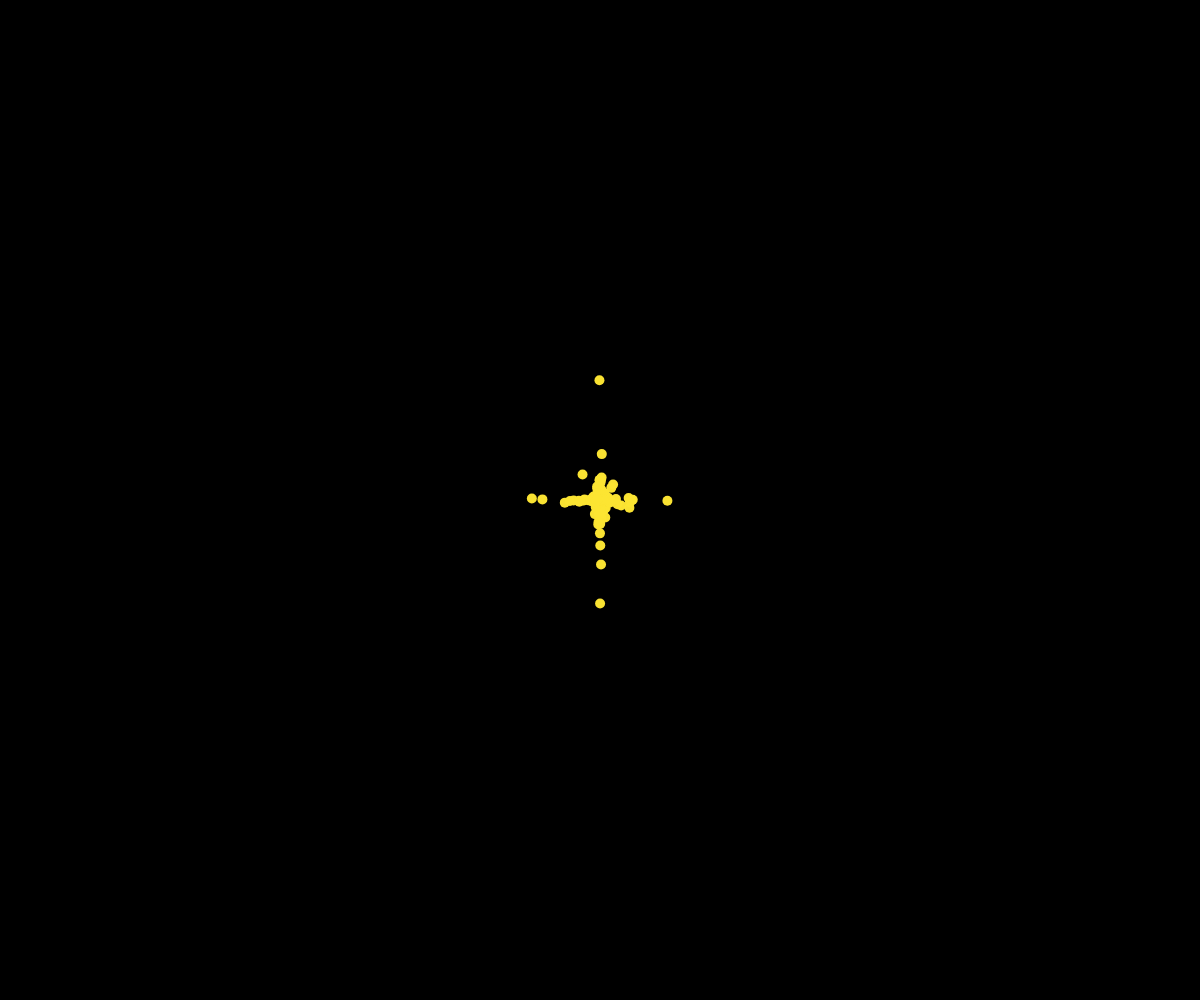
Frame 1 (no input)
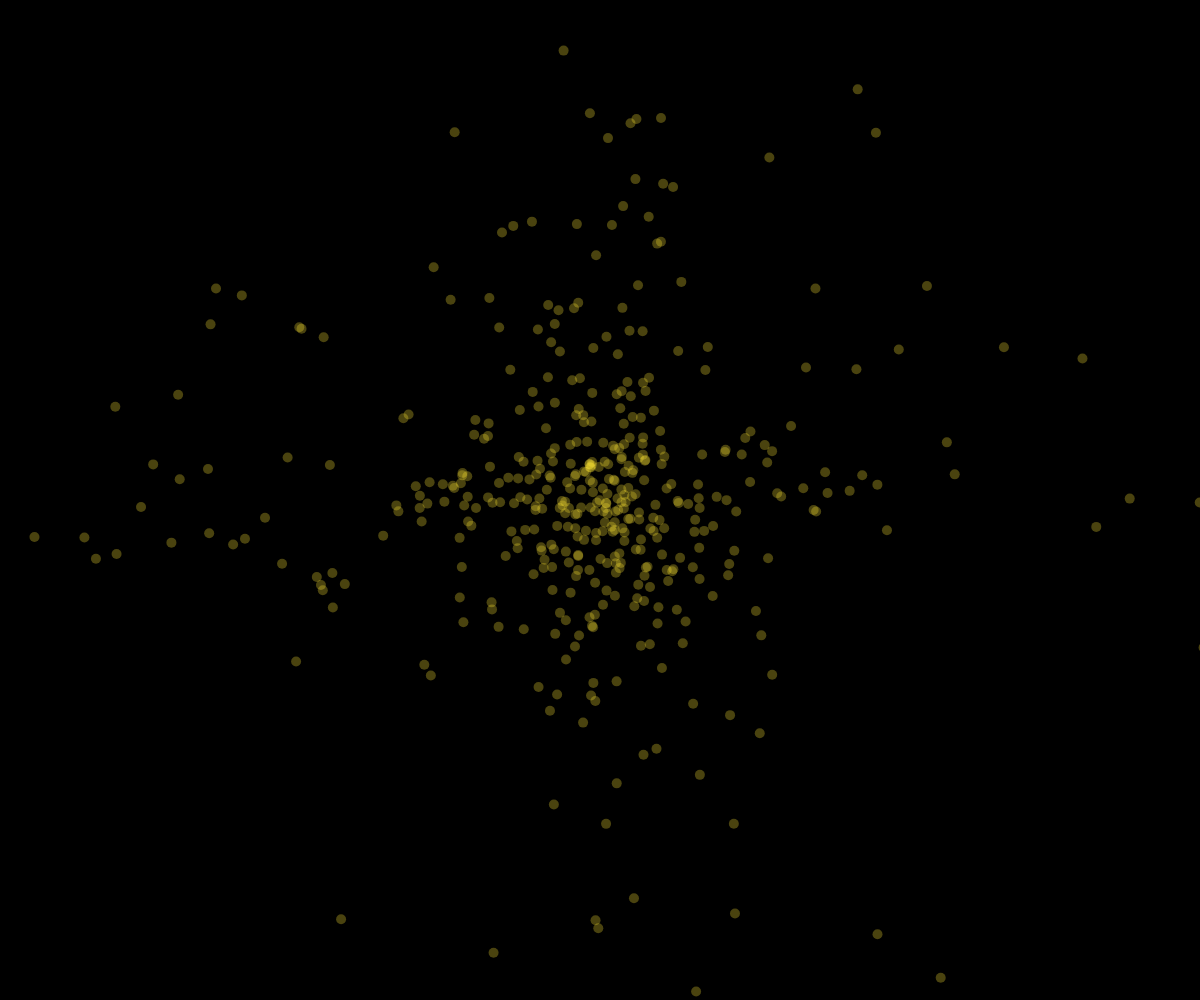
Frame 60 (no input)
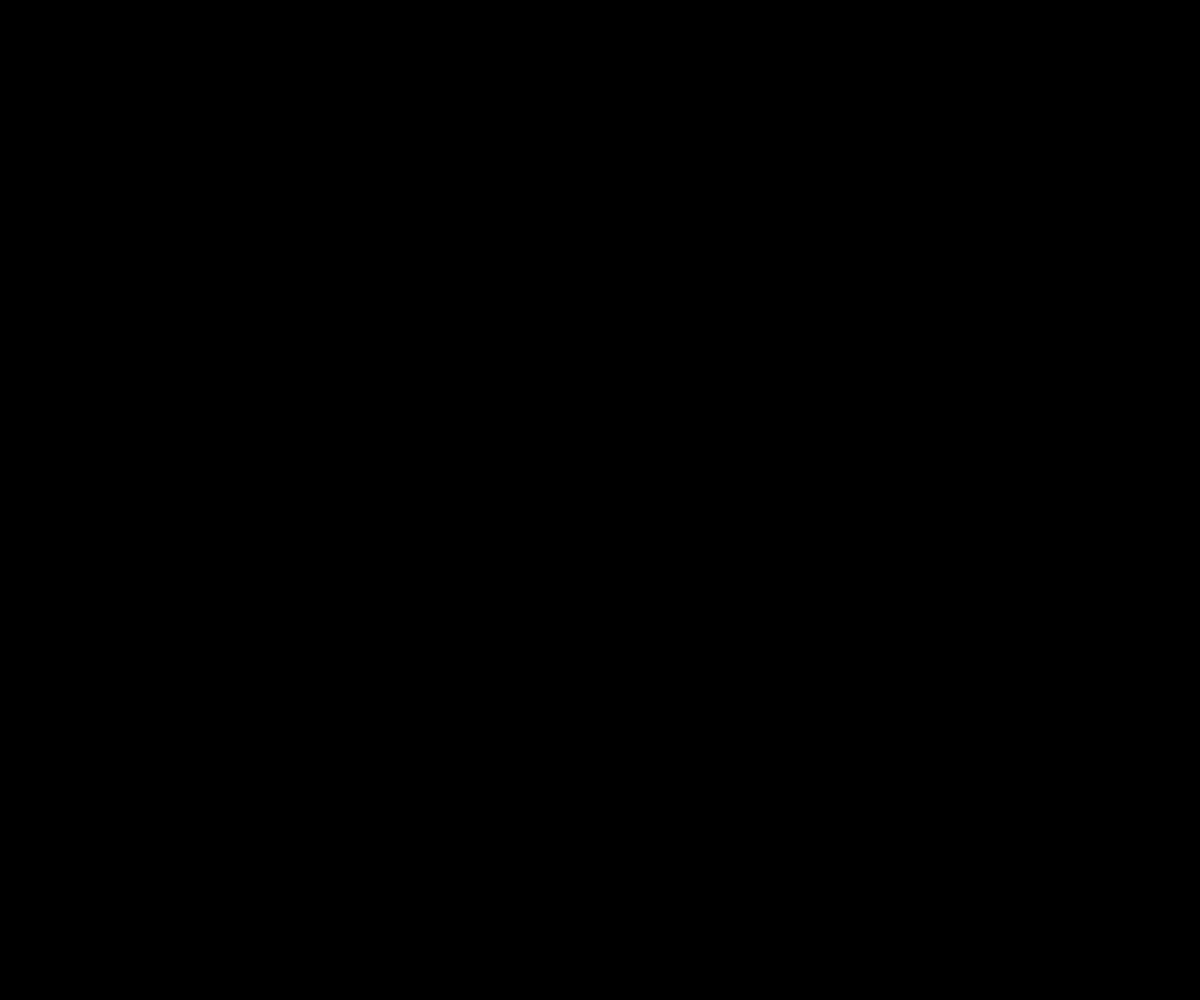
Frame 120 (the mouse pressed at the canvas centre since frame 60)

The p5.js sketch that drew these frames (run headless with seeded random() and noise() and a simulated clock; from frame 60 on, the mouse is pressed at the canvas centre):

// p5.js sketch
// ── sketch.js

function Particle(x,y) {
  this.x = x;
  this.y = y;
  this.xVel = tan(random(180));
  this.yVel = tan(random(180));
  this.lifespan = 255;
}

Particle.prototype = {
  constructor: Particle,
  explode : function(){  
    this.x += this.xVel;
    this.y += this.yVel;
    this.lifespan -=3.0;
  },
  display : function(){
    noStroke();
    fill(252, 229, 51, this.lifespan);
    ellipse(this.x, this.y, 10, 10);
  }  
};

var particleHolder = [];

function setup(){
  createCanvas(windowWidth,windowHeight);
  for (var i=0; i< 500; i++){
    particleHolder[i] = new Particle(width/2, height/2);
  }
}

function draw(){
  background(0);
  for (var i=0; i < particleHolder.length; i++){
    particleHolder[i].explode();
    particleHolder[i].display();
  }
}
